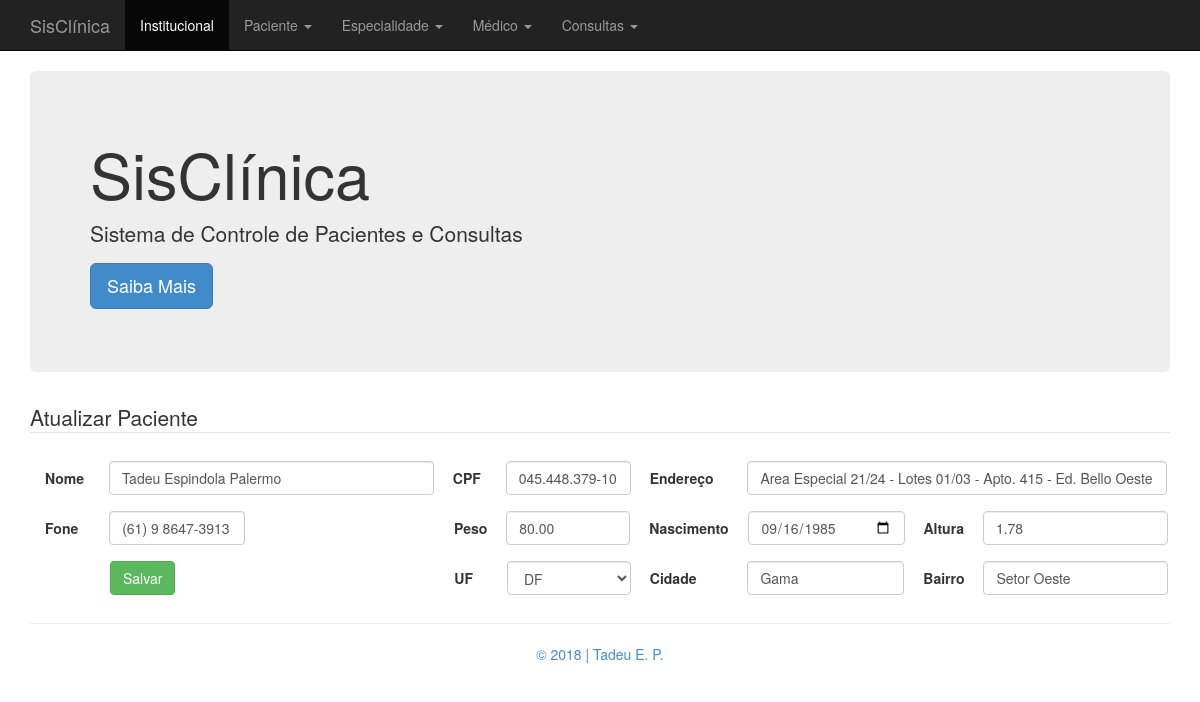
Page /index.php?pagina=atualizar_paciente.php&idPaciente=1 on the committed database.
### tables this page shows
CREATE TABLE IF NOT EXISTS `paciente` (
  `id_paciente` INT NOT NULL AUTO_INCREMENT COMMENT 'Id da Tabela paciente',
  `nome_paciente` VARCHAR(40) CHARACTER SET 'utf8' COLLATE 'utf8_general_ci' NOT NULL COMMENT 'Nome do Paciente',
  `cpf_paciente` VARCHAR(14) CHARACTER SET 'utf8' COLLATE 'utf8_general_ci' NOT NULL COMMENT 'CPF do Paciente - Valor Único\nSerá utilizado máscara\n999.999.999-11',
  `data_nasc_paciente` DATE NOT NULL COMMENT 'Data de Nascimento do Paciente\n99/99/9999',
  `telefone_paciente` VARCHAR(16) CHARACTER SET 'utf8' COLLATE 'utf8_general_ci' NOT NULL COMMENT 'Telefone do Paciente\nSerá utilizado máscara\n(99) 9 9999-9999',
  `endereco_paciente` VARCHAR(80) CHARACTER SET 'utf8' COLLATE 'utf8_general_ci' NOT NULL COMMENT 'Endereço do Paciente',
  `bairro_paciente` VARCHAR(40) CHARACTER SET 'utf8' COLLATE 'utf8_general_ci' NOT NULL COMMENT 'Bairro do Paciente',
  `cidade_paciente` VARCHAR(40) CHARACTER SET 'utf8' COLLATE 'utf8_general_ci' NOT NULL COMMENT 'Cidade do Paciente',
  `uf_paciente` VARCHAR(2) CHARACTER SET 'utf8' COLLATE 'utf8_general_ci' NOT NULL COMMENT 'UF do Paciente\nApenas 2 Letras\nEx.: DF',
  `peso_paciente` DECIMAL(5,2) NOT NULL COMMENT 'Peso do Paciente\nEx.: 75,5 - 110,75',
  `altura_paciente` DECIMAL(5,2) NOT NULL COMMENT 'Altura do Paciente',
  `imc_paciente` DECIMAL(5,2) NOT NULL COMMENT 'IMC do Paciente\nSerá calculado pela aplicação\nUsuário não entrará com o dado direto',
  PRIMARY KEY (`id_paciente`),
  UNIQUE INDEX `id_paciente_UNIQUE` (`id_paciente` ASC),
  UNIQUE INDEX `cpf_paciente_UNIQUE` (`cpf_paciente` ASC));

### class/Paciente.php (called while the page is built, shortened)
<?php
include "Conexao.php";
class Paciente {
    private $idPaciente;
    public function getIdPaciente() {
        return $this->idPaciente;
    }
    public function setIdPaciente($idPaciente) {
        $this->idPaciente = $idPaciente;
    }
    public function listarPacienteId() {
        $strSql = "SELECT * FROM paciente WHERE id_paciente = ".$this->getIdPaciente()."";
        $rs = Conexao::executaSql($strSql);
        return $rs;
    }
}

### class/Conexao.php (called while the page is built, shortened)
<?php
class Conexao {
	public static function abrirConexao() {
		$mysql_usuario = "root";
		$mysql_password = "mysql1985";
		$mysql_database = "clinica_tadeu";
		$mysql_host  = "localhost";
		$varcon = mysqli_connect($mysql_host, $mysql_usuario, $mysql_password, $mysql_database);
		if ($varcon)
			return($varcon);
		  else
			return(false);
	}
	public static function fecharConexao($varcon) {
		if(mysqli_close($varcon))
			return(true);
		else
			return(false);
	}
	public static function executaSql($strSql) {
		$linkCon = Conexao::abrirConexao();
		$resultado = mysqli_query($linkCon, $strSql);
	   	return $resultado;
	}
}

### atualizar_paciente.php (the view, shortened to what this page needs)
<?php
    include 'class/Paciente.php';
    $paciente = new Paciente();
    $paciente->setIdPaciente($_GET['idPaciente']);
    $rs = $paciente->listarPacienteId();
    $linha = mysqli_fetch_array($rs, MYSQLI_ASSOC);
echo '
<div class="container">
    <legend>Atualizar Paciente</legend>
    <form action="index.php?pagina=processar_atualizacao_paciente.php&idPaciente='.$linha['id_paciente'].'" method="post">
        <div class="form-inline ">
            <div class="col-lg-13">
                <label class="form-group">Nome</label>
                <input maxlength="40" style="width: 325px; margin-left: 6px;" type="text" name="nome" class="form-control" placeholder="Máximo 40 caracteres..." required value="'.$linha['nome_paciente'].'">
                <label class="form-group">CPF</label>
                <input style="width: 125px; margin-left: 6px;" id="cpf" type="text" name="cpf" class="form-control" placeholder="999.999.999-99" required value="'.$linha['cpf_paciente'].'">
                <label class="form-group">Endereço</label>
                <input maxlength="80" style="width: 420px; margin-left: 15px;" type="text" name="endereco" class="form-control" placeholder="Máximo 80 caracteres..." required value="'.$linha['endereco_paciente'].'"><br/>
                <label class="form-group">Fone</label>
                <input style="width: 136px; margin-left: 12px;" id="telefone" type="text" name="telefone" class="form-control" placeholder="(99) 9 9999-9999" required value="'.$linha['telefone_paciente'].'">
                <label style="margin-left: 190px;" class="form-group">Peso</label>
                <input min="0" max="200" step=".01" style="width: 124px;" type="number" name="peso" class="form-control" required value="'.$linha['peso_paciente'].'">
                <label class="form-group">Nascimento</label>
                <input style="width: 157px;" type="date" name="dataNascimento" class="form-control" required value="'.$linha['data_nasc_paciente'].'">
                <label class="form-group">Altura</label>
                <input min="0" max="3" step=".01" style="width: 185px;" type="number" name="altura" class="form-control" required value="'.$linha['altura_paciente'].'"><br/>
                <button style="width: 185p; margin-left: 80px;" type="submit" class="btn btn-success">Salvar</button>
                <label style="margin-left: 260px;" class="form-group">UF</label>
                <select id="estado" name="uf" style="width: 124px; margin-left: 15px;" class="form-control" placeholder="Estado..." required>
                    <option value="'.$linha['uf_paciente'].'">'.$linha['uf_paciente'].'</option>
                </select>
                <label class="form-group">Cidade</label>
                <input maxlength="40" style="width: 157px; margin-left: 32px;" type="text" name="cidade" class="form-control" placeholder="Máximo 40 caracteres..." required value="'.$linha['cidade_paciente'].'">
                <label class="form-group">Bairro</label>
                <input maxlength="40" style="width: 185px;" type="text" name="bairro" class="form-control" placeholder="Máximo 40 caracteres..." required value="'.$linha['bairro_paciente'].'"><br/>
            </div>
        </div>
    </form>
</div>
';

### css/estilo.css (style rules this page uses)
label { padding: 15px; margin-right: px; }

### rows in the picture
paciente: nome "Tadeu Espindola Palermo", cpf "045.448.379-10", endereco "Area Especial 21/24 - Lotes 01/03 - Apto. 415 - Ed. Bello Oeste", telefone "(61) 9 8647-3913", peso "80.00", dataNascimento "09/16/1985", altura "1.78", uf "DF", cidade "Gama", bairro "Setor Oeste"
